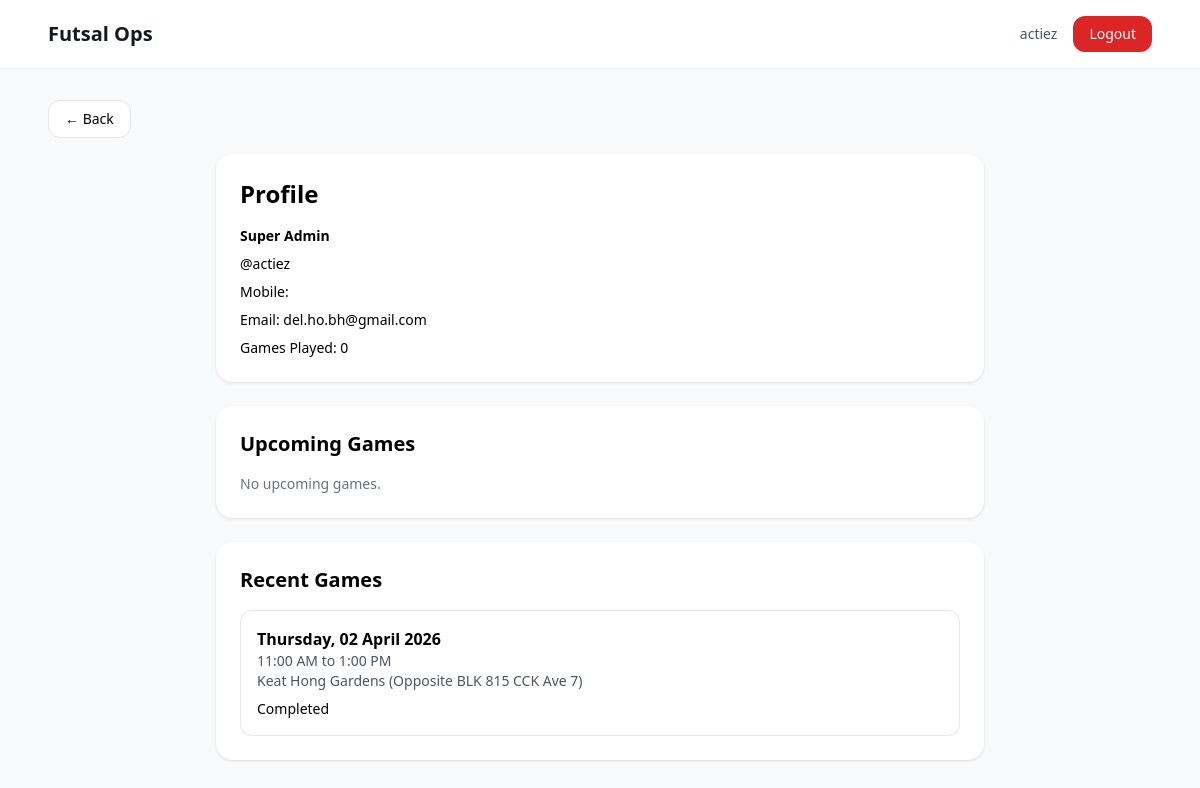
The page /profile/ (signed in) on the database as committed earlier.
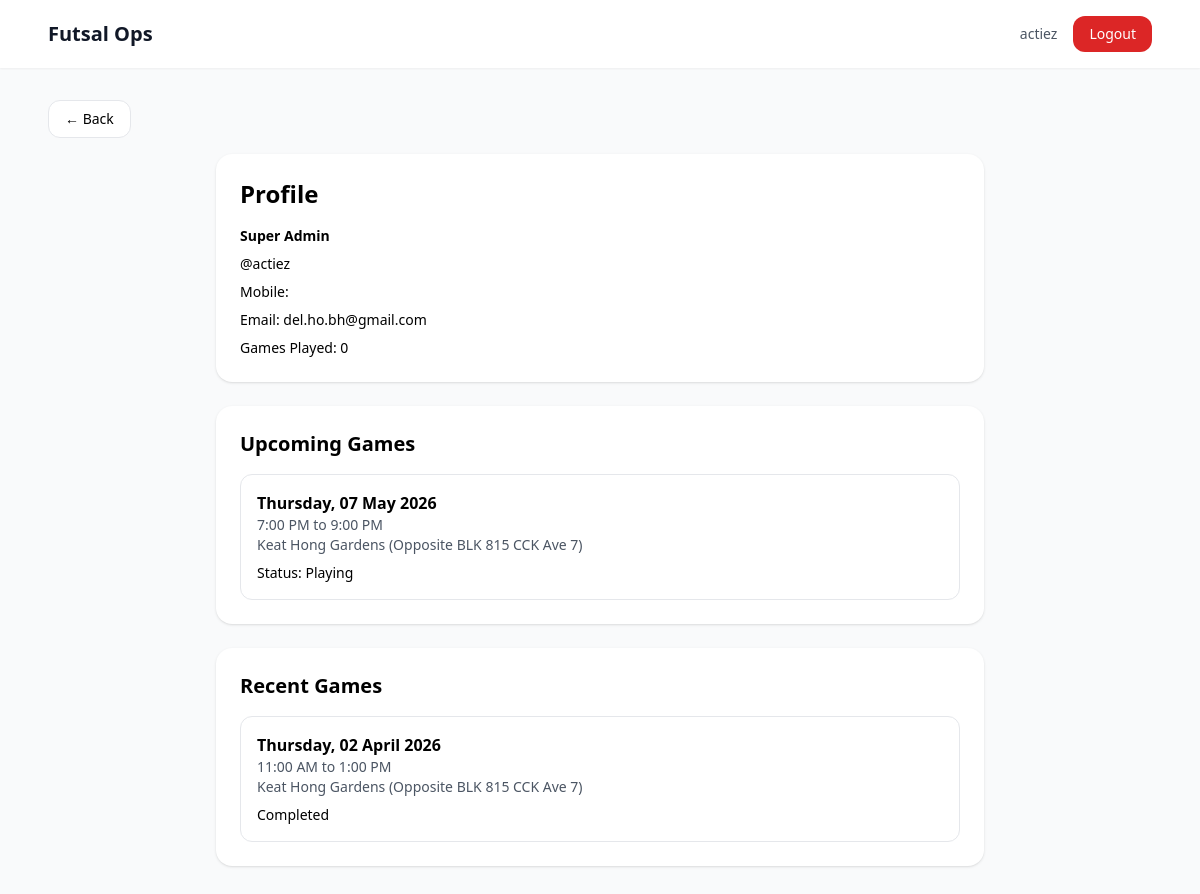
The same page on the database as committed later.
### registrations/models.py (models this page shows, shortened)
class EventRegistration(models.Model):
    STATUS_INTERESTED = "interested"
    STATUS_PLAYING = "playing"
    STATUS_WAITING = "waiting"
    STATUS_BACKUP = "backup"
    STATUS_REMOVED = "removed"
    STATUS_CHOICES = [
        (STATUS_INTERESTED, "Interested"),
        (STATUS_PLAYING, "Playing"),
        (STATUS_WAITING, "Waiting"),
        (STATUS_BACKUP, "Backup"),
        (STATUS_REMOVED, "Removed"),
    ]
    SOURCE_WEB = "web"
    SOURCE_WHATSAPP = "whatsapp"
    SOURCE_ADMIN = "admin"
    SOURCE_CHOICES = [
        (SOURCE_WEB, "Web"),
        (SOURCE_WHATSAPP, "WhatsApp"),
        (SOURCE_ADMIN, "Admin"),
    ]
    event = models.ForeignKey(Event, on_delete=models.CASCADE, related_name="registrations")
    user = models.ForeignKey(settings.AUTH_USER_MODEL, on_delete=models.CASCADE, related_name="event_registrations")
    sequence_number = models.PositiveIntegerField()
    status = models.CharField(max_length=20, choices=STATUS_CHOICES, default=STATUS_INTERESTED)
    source = models.CharField(
    max_length=20,
    choices=SOURCE_CHOICES,
    default=SOURCE_WEB,
    )
    registered_at = models.DateTimeField(auto_now_add=True)
    notified_at = models.DateTimeField(null=True, blank=True)
    remarks = models.TextField(blank=True)
    class Meta:
        unique_together = ("event", "user")
        ordering = ["sequence_number"]

### events/models.py (models this page shows, shortened)
class Event(models.Model):
    STATUS_DRAFT = "draft"
    STATUS_OPEN = "open"
    STATUS_FINALIZED = "finalized"
    STATUS_COMPLETED = "completed"
    STATUS_CANCELLED = "cancelled"
    STATUS_CHOICES = [
        (STATUS_DRAFT, "Draft"),
        (STATUS_OPEN, "Open"),
        (STATUS_FINALIZED, "Finalized"),
        (STATUS_COMPLETED, "Completed"),
        (STATUS_CANCELLED, "Cancelled"),
    ]
    registration_token = models.UUIDField(
        default=uuid.uuid4,
        unique=True,
        editable=False,
    )
    title = models.CharField(max_length=255)
    start_datetime = models.DateTimeField()
    end_datetime = models.DateTimeField()
    location = models.CharField(max_length=255)
    amount_payable = models.DecimalField(max_digits=8, decimal_places=2)
    playing_slots = models.PositiveIntegerField(default=15)
    waiting_slots = models.PositiveIntegerField(default=5)
    backup_slots = models.PositiveIntegerField(default=3)
    status = models.CharField(
        max_length=20,
        choices=STATUS_CHOICES,
        default=STATUS_DRAFT,
    )
    created_by = models.ForeignKey(
        settings.AUTH_USER_MODEL,
        on_delete=models.SET_NULL,
        null=True,
        related_name="created_events",
    )
    created_at = models.DateTimeField(auto_now_add=True)
    updated_at = models.DateTimeField(auto_now=True)
    class Meta:
        ordering = ["start_datetime"]
    @property
    def weekday_display(self):
        local_start = timezone.localtime(self.start_datetime)
        return local_start.strftime("%A")
    @property
    def date_display(self):
        local_start = timezone.localtime(self.start_datetime)
        return local_start.strftime("%d %B %Y")
    @property
    def time_range_display(self):
        local_start = timezone.localtime(self.start_datetime)
        local_end = timezone.localtime(self.end_datetime)
        start = local_start.strftime("%I:%M %p").lstrip("0")
        end = local_end.strftime("%I:%M %p").lstrip("0")
        return f"{start} to {end}"
    @property
    def effective_status(self):
        from registrations.models import EventRegistration
        now = timezone.now()
        if now >= self.end_datetime:
            return "completed"
    @property
    def effective_status_label(self):
        labels = {
            "open": "Open",
            "playing_full": "Playing Full",
            "full": "Full",
            "completed": "Completed",
        }
        return labels.get(self.effective_status, self.effective_status)

### accounts/views.py (the view)
# urls.py: path("profile/", views.profile_view, name="profile"),
@login_required
def profile_view(request):
    user = request.user
    upcoming_registrations = EventRegistration.objects.filter(
        user=user,
        event__start_datetime__gte=timezone.now()
    ).select_related("event").order_by("event__start_datetime")
    for reg in upcoming_registrations:
        reg.visible_status = get_player_visible_status(reg, reg.event)
    recent_events = EventRegistration.objects.filter(
        user=user,
        event__start_datetime__lt=timezone.now()
    ).select_related("event").order_by("-event__start_datetime")[:5]
    context = {
        "user": user,
        "upcoming_registrations": upcoming_registrations,
        "recent_events": recent_events,
    }
    return render(request, "accounts/profile.html", context)

### accounts/views.py (called while the page is built, shortened)
def get_player_visible_status(registration, event):
    if not registration:
        return None
    if registration.status == "playing":
        return {
            "label": "Playing",
            "message": "You are in the playing list.",
            "queue_number": None,
        }

### templates/accounts/profile.html
{% extends "base.html" %}
{% block content %}
<div class="mb-4">
    <button onclick="history.back()"
        class="inline-flex items-center px-4 py-2 rounded-xl border bg-white hover:bg-gray-50 text-sm">
        ← Back
    </button>
</div>
<div class="max-w-3xl mx-auto space-y-6">
    <div class="bg-white rounded-2xl shadow p-6">
        <h1 class="text-2xl font-bold">Profile</h1>
        <div class="mt-4 space-y-2 text-sm">
            <div class="font-semibold">{{ user.get_full_name|default:user.username }}</div>
            <div>@{{ user.username }}</div>
            <div>Mobile: {{ user.mobile_number }}</div>
            <div>Email: {{ user.email }}</div>
            <div>Games Played: {{ user.games_played_count }}</div>
        </div>
    </div>
    <div class="bg-white rounded-2xl shadow p-6">
        <h2 class="text-xl font-bold">Upcoming Games</h2>
        <div class="mt-4 space-y-4">
            {% for reg in upcoming_registrations %}
            <div class="border rounded-xl p-4">
                <div class="font-semibold">
                    {{ reg.event.weekday_display }}, {{ reg.event.date_display }}
                </div>
                <div class="text-sm text-gray-600">
                    {{ reg.event.time_range_display }}
                </div>
                <div class="text-sm text-gray-600">
                    {{ reg.event.location }}
                </div>
                <div class="mt-2 text-sm">
                    Status: {{ reg.visible_status.label }}
                </div>
            </div>
            {% empty %}
            <div class="text-sm text-gray-500">No upcoming games.</div>
            {% endfor %}
        </div>
    </div>
    <div class="bg-white rounded-2xl shadow p-6">
        <h2 class="text-xl font-bold">Recent Games</h2>
        <div class="mt-4 space-y-4">
            {% for reg in recent_events %}
            <div class="border rounded-xl p-4">
                <div class="font-semibold">
                    {{ reg.event.weekday_display }}, {{ reg.event.date_display }}
                </div>
                <div class="text-sm text-gray-600">
                    {{ reg.event.time_range_display }}
                </div>
                <div class="text-sm text-gray-600">
                    {{ reg.event.location }}
                </div>
                <div class="mt-2 text-sm">
                    {{ reg.event.effective_status_label }}
                </div>
            </div>
            {% empty %}
            <div class="text-sm text-gray-500">No recent games.</div>
            {% endfor %}
        </div>
    </div>
</div>
{% endblock %}

Rows that differ between the two databases and show on the page:
added EventRegistration: event.weekday_display "Thursday", event.date_display "07 May 2026", event.time_range_display "7:00 PM to 9:00 PM", event.location "Keat Hong Gardens (Opposite BLK 815 CCK Ave 7)", visible_status.label "Playing", shown under "Upcoming Games"
Other text that changed with them:
text no longer shown: "No upcoming games."
